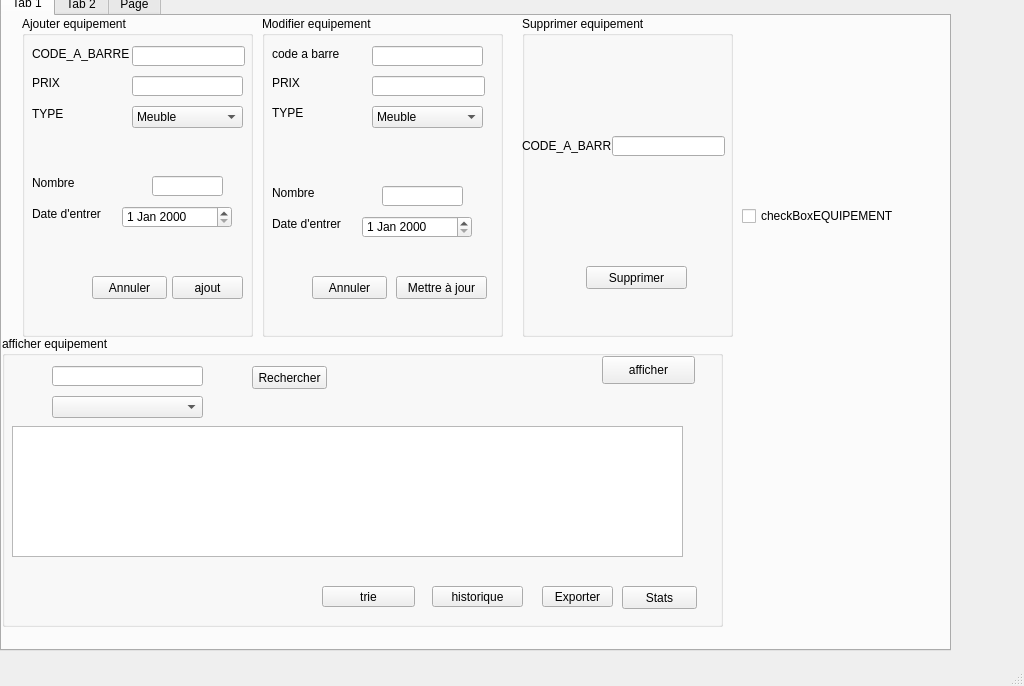
<?xml version="1.0" encoding="UTF-8"?>
<ui version="4.0">
 <class>MainWindow</class>
 <widget class="QMainWindow" name="MainWindow">
  <property name="geometry">
   <rect>
    <x>0</x>
    <y>0</y>
    <width>1024</width>
    <height>686</height>
   </rect>
  </property>
  <property name="windowTitle">
   <string>MainWindow</string>
  </property>
  <widget class="QWidget" name="centralwidget">
   <widget class="QTabWidget" name="tabWidget">
    <property name="geometry">
     <rect>
      <x>0</x>
      <y>-10</y>
      <width>951</width>
      <height>661</height>
     </rect>
    </property>
    <property name="currentIndex">
     <number>0</number>
    </property>
    <widget class="QWidget" name="tab">
     <attribute name="title">
      <string>Tab 1</string>
     </attribute>
     <widget class="QGroupBox" name="groupBox">
      <property name="geometry">
       <rect>
        <x>20</x>
        <y>0</y>
        <width>231</width>
        <height>321</height>
       </rect>
      </property>
      <property name="styleSheet">
       <string notr="true"/>
      </property>
      <property name="title">
       <string>Ajouter equipement</string>
      </property>
      <widget class="QLabel" name="label">
       <property name="geometry">
        <rect>
         <x>10</x>
         <y>30</y>
         <width>101</width>
         <height>16</height>
        </rect>
       </property>
       <property name="text">
        <string>CODE_A_BARRE</string>
       </property>
      </widget>
      <widget class="QLabel" name="label_2">
       <property name="geometry">
        <rect>
         <x>10</x>
         <y>60</y>
         <width>47</width>
         <height>13</height>
        </rect>
       </property>
       <property name="text">
        <string>PRIX</string>
       </property>
      </widget>
      <widget class="QLabel" name="label_3">
       <property name="geometry">
        <rect>
         <x>10</x>
         <y>90</y>
         <width>47</width>
         <height>16</height>
        </rect>
       </property>
       <property name="text">
        <string>TYPE</string>
       </property>
      </widget>
      <widget class="QLabel" name="label_5">
       <property name="geometry">
        <rect>
         <x>10</x>
         <y>160</y>
         <width>47</width>
         <height>13</height>
        </rect>
       </property>
       <property name="text">
        <string>Nombre</string>
       </property>
      </widget>
      <widget class="QLabel" name="label_6">
       <property name="geometry">
        <rect>
         <x>10</x>
         <y>190</y>
         <width>71</width>
         <height>16</height>
        </rect>
       </property>
       <property name="text">
        <string>Date d'entrer</string>
       </property>
      </widget>
      <widget class="QPushButton" name="pushButton">
       <property name="geometry">
        <rect>
         <x>150</x>
         <y>260</y>
         <width>71</width>
         <height>23</height>
        </rect>
       </property>
       <property name="styleSheet">
        <string notr="true"/>
       </property>
       <property name="text">
        <string>ajout</string>
       </property>
      </widget>
      <widget class="QPushButton" name="pushButton_2">
       <property name="geometry">
        <rect>
         <x>70</x>
         <y>260</y>
         <width>75</width>
         <height>23</height>
        </rect>
       </property>
       <property name="styleSheet">
        <string notr="true"/>
       </property>
       <property name="text">
        <string>Annuler</string>
       </property>
      </widget>
      <widget class="QLineEdit" name="lineEdit_CIN">
       <property name="geometry">
        <rect>
         <x>110</x>
         <y>30</y>
         <width>113</width>
         <height>20</height>
        </rect>
       </property>
       <property name="styleSheet">
        <string notr="true"/>
       </property>
       <property name="text">
        <string/>
       </property>
      </widget>
      <widget class="QLineEdit" name="lineEdit_nom">
       <property name="geometry">
        <rect>
         <x>110</x>
         <y>60</y>
         <width>111</width>
         <height>20</height>
        </rect>
       </property>
       <property name="styleSheet">
        <string notr="true"/>
       </property>
       <property name="text">
        <string/>
       </property>
      </widget>
      <widget class="QLineEdit" name="lineEdit_duree">
       <property name="geometry">
        <rect>
         <x>130</x>
         <y>160</y>
         <width>71</width>
         <height>20</height>
        </rect>
       </property>
       <property name="styleSheet">
        <string notr="true"/>
       </property>
       <property name="text">
        <string/>
       </property>
      </widget>
      <widget class="QDateEdit" name="dateEdit">
       <property name="geometry">
        <rect>
         <x>100</x>
         <y>190</y>
         <width>110</width>
         <height>22</height>
        </rect>
       </property>
       <property name="styleSheet">
        <string notr="true"/>
       </property>
      </widget>
      <widget class="QComboBox" name="comboBox_2">
       <property name="geometry">
        <rect>
         <x>110</x>
         <y>90</y>
         <width>111</width>
         <height>22</height>
        </rect>
       </property>
       <item>
        <property name="text">
         <string>Meuble</string>
        </property>
       </item>
       <item>
        <property name="text">
         <string>Caisson d'affichage lumineux</string>
        </property>
       </item>
       <item>
        <property name="text">
         <string>Vitrine d'information</string>
        </property>
       </item>
       <item>
        <property name="text">
         <string>Tenue</string>
        </property>
       </item>
      </widget>
     </widget>
     <widget class="QGroupBox" name="groupBox_2">
      <property name="geometry">
       <rect>
        <x>260</x>
        <y>0</y>
        <width>241</width>
        <height>321</height>
       </rect>
      </property>
      <property name="styleSheet">
       <string notr="true"/>
      </property>
      <property name="title">
       <string>Modifier equipement</string>
      </property>
      <widget class="QLabel" name="label_7">
       <property name="geometry">
        <rect>
         <x>10</x>
         <y>30</y>
         <width>91</width>
         <height>16</height>
        </rect>
       </property>
       <property name="text">
        <string>code a barre</string>
       </property>
      </widget>
      <widget class="QLabel" name="label_8">
       <property name="geometry">
        <rect>
         <x>10</x>
         <y>60</y>
         <width>47</width>
         <height>13</height>
        </rect>
       </property>
       <property name="text">
        <string>PRIX</string>
       </property>
      </widget>
      <widget class="QLabel" name="label_9">
       <property name="geometry">
        <rect>
         <x>10</x>
         <y>90</y>
         <width>47</width>
         <height>13</height>
        </rect>
       </property>
       <property name="text">
        <string>TYPE</string>
       </property>
      </widget>
      <widget class="QLabel" name="label_11">
       <property name="geometry">
        <rect>
         <x>10</x>
         <y>170</y>
         <width>47</width>
         <height>13</height>
        </rect>
       </property>
       <property name="text">
        <string>Nombre</string>
       </property>
      </widget>
      <widget class="QLabel" name="label_12">
       <property name="geometry">
        <rect>
         <x>10</x>
         <y>200</y>
         <width>71</width>
         <height>16</height>
        </rect>
       </property>
       <property name="text">
        <string>Date d'entrer</string>
       </property>
      </widget>
      <widget class="QPushButton" name="pushButton_3">
       <property name="geometry">
        <rect>
         <x>134</x>
         <y>260</y>
         <width>91</width>
         <height>23</height>
        </rect>
       </property>
       <property name="styleSheet">
        <string notr="true"/>
       </property>
       <property name="text">
        <string>Mettre à jour</string>
       </property>
      </widget>
      <widget class="QPushButton" name="pushButton_4">
       <property name="geometry">
        <rect>
         <x>50</x>
         <y>260</y>
         <width>75</width>
         <height>23</height>
        </rect>
       </property>
       <property name="toolTip">
        <string>&lt;html&gt;&lt;head/&gt;&lt;body&gt;&lt;p&gt;QPushButton { color: red }&lt;/p&gt;&lt;p&gt;&lt;br/&gt;&lt;/p&gt;&lt;/body&gt;&lt;/html&gt;</string>
       </property>
       <property name="styleSheet">
        <string notr="true"/>
       </property>
       <property name="text">
        <string>Annuler</string>
       </property>
      </widget>
      <widget class="QLineEdit" name="lineEdit_cinp">
       <property name="geometry">
        <rect>
         <x>110</x>
         <y>30</y>
         <width>111</width>
         <height>20</height>
        </rect>
       </property>
       <property name="styleSheet">
        <string notr="true"/>
       </property>
      </widget>
      <widget class="QLineEdit" name="lineEdit_nomp">
       <property name="geometry">
        <rect>
         <x>110</x>
         <y>60</y>
         <width>113</width>
         <height>20</height>
        </rect>
       </property>
       <property name="styleSheet">
        <string notr="true"/>
       </property>
      </widget>
      <widget class="QLineEdit" name="lineEdit_dureep">
       <property name="geometry">
        <rect>
         <x>120</x>
         <y>170</y>
         <width>81</width>
         <height>20</height>
        </rect>
       </property>
       <property name="styleSheet">
        <string notr="true"/>
       </property>
      </widget>
      <widget class="QDateEdit" name="dateEdit17">
       <property name="geometry">
        <rect>
         <x>100</x>
         <y>200</y>
         <width>110</width>
         <height>22</height>
        </rect>
       </property>
      </widget>
      <widget class="QComboBox" name="comboBox">
       <property name="geometry">
        <rect>
         <x>110</x>
         <y>90</y>
         <width>111</width>
         <height>22</height>
        </rect>
       </property>
       <item>
        <property name="text">
         <string>Meuble</string>
        </property>
       </item>
       <item>
        <property name="text">
         <string>Caisson d'affichage lumineux</string>
        </property>
       </item>
       <item>
        <property name="text">
         <string>Vitrine d'information</string>
        </property>
       </item>
       <item>
        <property name="text">
         <string>Tenue</string>
        </property>
       </item>
      </widget>
     </widget>
     <widget class="QGroupBox" name="groupBox_3">
      <property name="geometry">
       <rect>
        <x>0</x>
        <y>320</y>
        <width>721</width>
        <height>291</height>
       </rect>
      </property>
      <property name="styleSheet">
       <string notr="true"/>
      </property>
      <property name="title">
       <string>afficher equipement</string>
      </property>
      <widget class="QLineEdit" name="lineEdit_11">
       <property name="geometry">
        <rect>
         <x>50</x>
         <y>30</y>
         <width>151</width>
         <height>20</height>
        </rect>
       </property>
       <property name="styleSheet">
        <string notr="true"/>
       </property>
       <property name="text">
        <string/>
       </property>
      </widget>
      <widget class="QPushButton" name="pushButton_5">
       <property name="geometry">
        <rect>
         <x>250</x>
         <y>30</y>
         <width>75</width>
         <height>23</height>
        </rect>
       </property>
       <property name="styleSheet">
        <string notr="true">QPushButton:hover:!pressed { color: red; }
</string>
       </property>
       <property name="text">
        <string>Rechercher</string>
       </property>
      </widget>
      <widget class="QPushButton" name="pushButton_6">
       <property name="geometry">
        <rect>
         <x>540</x>
         <y>250</y>
         <width>71</width>
         <height>21</height>
        </rect>
       </property>
       <property name="styleSheet">
        <string notr="true">QPushButton:hover:!pressed { color: red; }
</string>
       </property>
       <property name="text">
        <string>Exporter</string>
       </property>
      </widget>
      <widget class="QPushButton" name="pushButton_7">
       <property name="geometry">
        <rect>
         <x>620</x>
         <y>250</y>
         <width>75</width>
         <height>23</height>
        </rect>
       </property>
       <property name="styleSheet">
        <string notr="true">QPushButton:hover:!pressed { color: red; }
</string>
       </property>
       <property name="text">
        <string>Stats</string>
       </property>
      </widget>
      <widget class="QTableView" name="tableView_Patient">
       <property name="geometry">
        <rect>
         <x>10</x>
         <y>90</y>
         <width>671</width>
         <height>131</height>
        </rect>
       </property>
       <property name="toolTip">
        <string>&lt;html&gt;&lt;head/&gt;&lt;body&gt;&lt;p&gt;&lt;br/&gt;&lt;/p&gt;&lt;/body&gt;&lt;/html&gt;</string>
       </property>
      </widget>
      <widget class="QPushButton" name="pushButton_8">
       <property name="geometry">
        <rect>
         <x>600</x>
         <y>20</y>
         <width>93</width>
         <height>28</height>
        </rect>
       </property>
       <property name="text">
        <string>afficher</string>
       </property>
      </widget>
      <widget class="QPushButton" name="pushButton_9">
       <property name="geometry">
        <rect>
         <x>430</x>
         <y>250</y>
         <width>91</width>
         <height>21</height>
        </rect>
       </property>
       <property name="text">
        <string>historique</string>
       </property>
      </widget>
      <widget class="QPushButton" name="pushButton_10">
       <property name="geometry">
        <rect>
         <x>320</x>
         <y>250</y>
         <width>93</width>
         <height>21</height>
        </rect>
       </property>
       <property name="text">
        <string>trie</string>
       </property>
      </widget>
      <widget class="QComboBox" name="lineEdit_12">
       <property name="geometry">
        <rect>
         <x>50</x>
         <y>60</y>
         <width>151</width>
         <height>22</height>
        </rect>
       </property>
       <item>
        <property name="text">
         <string/>
        </property>
       </item>
       <item>
        <property name="text">
         <string>Meuble</string>
        </property>
       </item>
       <item>
        <property name="text">
         <string>Caisson d'affichage lumineux</string>
        </property>
       </item>
       <item>
        <property name="text">
         <string>Vitrine d'information</string>
        </property>
       </item>
       <item>
        <property name="text">
         <string>Tenue</string>
        </property>
       </item>
      </widget>
     </widget>
     <widget class="QGroupBox" name="groupBox_7">
      <property name="geometry">
       <rect>
        <x>520</x>
        <y>0</y>
        <width>211</width>
        <height>321</height>
       </rect>
      </property>
      <property name="styleSheet">
       <string notr="true"/>
      </property>
      <property name="title">
       <string>Supprimer equipement</string>
      </property>
      <widget class="QPushButton" name="pushButton_15">
       <property name="geometry">
        <rect>
         <x>64</x>
         <y>250</y>
         <width>101</width>
         <height>23</height>
        </rect>
       </property>
       <property name="styleSheet">
        <string notr="true"/>
       </property>
       <property name="text">
        <string>Supprimer</string>
       </property>
      </widget>
      <widget class="QLabel" name="label_19">
       <property name="geometry">
        <rect>
         <x>0</x>
         <y>120</y>
         <width>91</width>
         <height>20</height>
        </rect>
       </property>
       <property name="text">
        <string>CODE_A_BARRE</string>
       </property>
      </widget>
      <widget class="QLineEdit" name="lineEdit_cin_supp">
       <property name="geometry">
        <rect>
         <x>90</x>
         <y>120</y>
         <width>113</width>
         <height>20</height>
        </rect>
       </property>
       <property name="styleSheet">
        <string notr="true"/>
       </property>
      </widget>
     </widget>
     <widget class="QCheckBox" name="checkBoxEQUIPEMENT">
      <property name="geometry">
       <rect>
        <x>740</x>
        <y>190</y>
        <width>171</width>
        <height>20</height>
       </rect>
      </property>
      <property name="text">
       <string>checkBoxEQUIPEMENT</string>
      </property>
     </widget>
    </widget>
    <widget class="QWidget" name="tab_2">
     <attribute name="title">
      <string>Tab 2</string>
     </attribute>
     <widget class="QCustomPlot" name="widget" native="true">
      <property name="geometry">
       <rect>
        <x>20</x>
        <y>40</y>
        <width>731</width>
        <height>401</height>
       </rect>
      </property>
      <widget class="QLabel" name="label_20">
       <property name="geometry">
        <rect>
         <x>610</x>
         <y>270</y>
         <width>111</width>
         <height>20</height>
        </rect>
       </property>
       <property name="palette">
        <palette>
         <active>
          <colorrole role="WindowText">
           <brush brushstyle="SolidPattern">
            <color alpha="255">
             <red>255</red>
             <green>255</green>
             <blue>255</blue>
            </color>
           </brush>
          </colorrole>
          <colorrole role="Button">
           <brush brushstyle="SolidPattern">
            <color alpha="255">
             <red>57</red>
             <green>114</green>
             <blue>171</blue>
            </color>
           </brush>
          </colorrole>
          <colorrole role="Text">
           <brush brushstyle="SolidPattern">
            <color alpha="255">
             <red>255</red>
             <green>255</green>
             <blue>255</blue>
            </color>
           </brush>
          </colorrole>
          <colorrole role="ButtonText">
           <brush brushstyle="SolidPattern">
            <color alpha="255">
             <red>255</red>
             <green>255</green>
             <blue>255</blue>
            </color>
           </brush>
          </colorrole>
          <colorrole role="Base">
           <brush brushstyle="SolidPattern">
            <color alpha="255">
             <red>57</red>
             <green>114</green>
             <blue>171</blue>
            </color>
           </brush>
          </colorrole>
          <colorrole role="Window">
           <brush brushstyle="SolidPattern">
            <color alpha="255">
             <red>57</red>
             <green>114</green>
             <blue>171</blue>
            </color>
           </brush>
          </colorrole>
          <colorrole role="PlaceholderText">
           <brush brushstyle="NoBrush">
            <color alpha="128">
             <red>255</red>
             <green>255</green>
             <blue>255</blue>
            </color>
           </brush>
          </colorrole>
         </active>
         <inactive>
          <colorrole role="WindowText">
           <brush brushstyle="SolidPattern">
            <color alpha="255">
             <red>255</red>
             <green>255</green>
             <blue>255</blue>
            </color>
           </brush>
          </colorrole>
          <colorrole role="Button">
           <brush brushstyle="SolidPattern">
            <color alpha="255">
             <red>57</red>
             <green>114</green>
             <blue>171</blue>
            </color>
           </brush>
          </colorrole>
          <colorrole role="Text">
           <brush brushstyle="SolidPattern">
            <color alpha="255">
             <red>255</red>
             <green>255</green>
             <blue>255</blue>
            </color>
           </brush>
          </colorrole>
          <colorrole role="ButtonText">
           <brush brushstyle="SolidPattern">
            <color alpha="255">
             <red>255</red>
             <green>255</green>
             <blue>255</blue>
            </color>
           </brush>
          </colorrole>
          <colorrole role="Base">
           <brush brushstyle="SolidPattern">
            <color alpha="255">
             <red>57</red>
             <green>114</green>
             <blue>171</blue>
            </color>
           </brush>
          </colorrole>
          <colorrole role="Window">
           <brush brushstyle="SolidPattern">
            <color alpha="255">
             <red>57</red>
             <green>114</green>
             <blue>171</blue>
            </color>
           </brush>
          </colorrole>
          <colorrole role="PlaceholderText">
           <brush brushstyle="NoBrush">
            <color alpha="128">
             <red>255</red>
             <green>255</green>
             <blue>255</blue>
            </color>
           </brush>
          </colorrole>
         </inactive>
         <disabled>
          <colorrole role="WindowText">
           <brush brushstyle="SolidPattern">
            <color alpha="255">
             <red>255</red>
             <green>255</green>
             <blue>255</blue>
            </color>
           </brush>
          </colorrole>
          <colorrole role="Button">
           <brush brushstyle="SolidPattern">
            <color alpha="255">
             <red>57</red>
             <green>114</green>
             <blue>171</blue>
            </color>
           </brush>
          </colorrole>
          <colorrole role="Text">
           <brush brushstyle="SolidPattern">
            <color alpha="255">
             <red>255</red>
             <green>255</green>
             <blue>255</blue>
            </color>
           </brush>
          </colorrole>
          <colorrole role="ButtonText">
           <brush brushstyle="SolidPattern">
            <color alpha="255">
             <red>255</red>
             <green>255</green>
             <blue>255</blue>
            </color>
           </brush>
          </colorrole>
          <colorrole role="Base">
           <brush brushstyle="SolidPattern">
            <color alpha="255">
             <red>57</red>
             <green>114</green>
             <blue>171</blue>
            </color>
           </brush>
          </colorrole>
          <colorrole role="Window">
           <brush brushstyle="SolidPattern">
            <color alpha="255">
             <red>57</red>
             <green>114</green>
             <blue>171</blue>
            </color>
           </brush>
          </colorrole>
          <colorrole role="PlaceholderText">
           <brush brushstyle="NoBrush">
            <color alpha="128">
             <red>255</red>
             <green>255</green>
             <blue>255</blue>
            </color>
           </brush>
          </colorrole>
         </disabled>
        </palette>
       </property>
       <property name="styleSheet">
        <string notr="true">*{color: rgb(255, 255, 255);}</string>
       </property>
       <property name="text">
        <string>code a barre</string>
       </property>
      </widget>
      <widget class="QLabel" name="label_21">
       <property name="geometry">
        <rect>
         <x>40</x>
         <y>30</y>
         <width>131</width>
         <height>16</height>
        </rect>
       </property>
       <property name="palette">
        <palette>
         <active>
          <colorrole role="WindowText">
           <brush brushstyle="SolidPattern">
            <color alpha="255">
             <red>255</red>
             <green>255</green>
             <blue>255</blue>
            </color>
           </brush>
          </colorrole>
          <colorrole role="Button">
           <brush brushstyle="SolidPattern">
            <color alpha="255">
             <red>57</red>
             <green>114</green>
             <blue>171</blue>
            </color>
           </brush>
          </colorrole>
          <colorrole role="Text">
           <brush brushstyle="SolidPattern">
            <color alpha="255">
             <red>255</red>
             <green>255</green>
             <blue>255</blue>
            </color>
           </brush>
          </colorrole>
          <colorrole role="ButtonText">
           <brush brushstyle="SolidPattern">
            <color alpha="255">
             <red>255</red>
             <green>255</green>
             <blue>255</blue>
            </color>
           </brush>
          </colorrole>
          <colorrole role="Base">
           <brush brushstyle="SolidPattern">
            <color alpha="255">
             <red>57</red>
             <green>114</green>
             <blue>171</blue>
            </color>
           </brush>
          </colorrole>
          <colorrole role="Window">
           <brush brushstyle="SolidPattern">
            <color alpha="255">
             <red>57</red>
             <green>114</green>
             <blue>171</blue>
            </color>
           </brush>
          </colorrole>
          <colorrole role="PlaceholderText">
           <brush brushstyle="NoBrush">
            <color alpha="128">
             <red>255</red>
             <green>255</green>
             <blue>255</blue>
            </color>
           </brush>
          </colorrole>
         </active>
         <inactive>
          <colorrole role="WindowText">
           <brush brushstyle="SolidPattern">
            <color alpha="255">
             <red>255</red>
             <green>255</green>
             <blue>255</blue>
            </color>
           </brush>
          </colorrole>
          <colorrole role="Button">
           <brush brushstyle="SolidPattern">
            <color alpha="255">
             <red>57</red>
             <green>114</green>
             <blue>171</blue>
            </color>
           </brush>
          </colorrole>
          <colorrole role="Text">
           <brush brushstyle="SolidPattern">
            <color alpha="255">
             <red>255</red>
             <green>255</green>
             <blue>255</blue>
            </color>
           </brush>
          </colorrole>
          <colorrole role="ButtonText">
           <brush brushstyle="SolidPattern">
            <color alpha="255">
             <red>255</red>
             <green>255</green>
             <blue>255</blue>
            </color>
           </brush>
          </colorrole>
          <colorrole role="Base">
           <brush brushstyle="SolidPattern">
            <color alpha="255">
             <red>57</red>
             <green>114</green>
             <blue>171</blue>
            </color>
           </brush>
          </colorrole>
          <colorrole role="Window">
           <brush brushstyle="SolidPattern">
            <color alpha="255">
             <red>57</red>
             <green>114</green>
             <blue>171</blue>
            </color>
           </brush>
          </colorrole>
          <colorrole role="PlaceholderText">
           <brush brushstyle="NoBrush">
            <color alpha="128">
             <red>255</red>
             <green>255</green>
             <blue>255</blue>
            </color>
           </brush>
          </colorrole>
         </inactive>
         <disabled>
          <colorrole role="WindowText">
           <brush brushstyle="SolidPattern">
            <color alpha="255">
             <red>255</red>
             <green>255</green>
             <blue>255</blue>
            </color>
           </brush>
          </colorrole>
          <colorrole role="Button">
           <brush brushstyle="SolidPattern">
            <color alpha="255">
             <red>57</red>
             <green>114</green>
             <blue>171</blue>
            </color>
           </brush>
          </colorrole>
          <colorrole role="Text">
           <brush brushstyle="SolidPattern">
            <color alpha="255">
             <red>255</red>
             <green>255</green>
             <blue>255</blue>
            </color>
           </brush>
          </colorrole>
          <colorrole role="ButtonText">
           <brush brushstyle="SolidPattern">
            <color alpha="255">
             <red>255</red>
             <green>255</green>
             <blue>255</blue>
            </color>
           </brush>
          </colorrole>
          <colorrole role="Base">
           <brush brushstyle="SolidPattern">
            <color alpha="255">
             <red>57</red>
             <green>114</green>
             <blue>171</blue>
            </color>
           </brush>
          </colorrole>
          <colorrole role="Window">
           <brush brushstyle="SolidPattern">
            <color alpha="255">
             <red>57</red>
             <green>114</green>
             <blue>171</blue>
            </color>
           </brush>
          </colorrole>
          <colorrole role="PlaceholderText">
           <brush brushstyle="NoBrush">
            <color alpha="128">
             <red>255</red>
             <green>255</green>
             <blue>255</blue>
            </color>
           </brush>
          </colorrole>
         </disabled>
        </palette>
       </property>
       <property name="styleSheet">
        <string notr="true">*{color: rgb(255, 255, 255);}</string>
       </property>
       <property name="text">
        <string>type des equipement</string>
       </property>
      </widget>
     </widget>
     <widget class="QPushButton" name="on_stat">
      <property name="geometry">
       <rect>
        <x>780</x>
        <y>230</y>
        <width>93</width>
        <height>28</height>
       </rect>
      </property>
      <property name="text">
       <string>statistique</string>
      </property>
     </widget>
    </widget>
    <widget class="QWidget" name="tab_3">
     <attribute name="title">
      <string>Page</string>
     </attribute>
    </widget>
   </widget>
  </widget>
  <widget class="QMenuBar" name="menubar">
   <property name="geometry">
    <rect>
     <x>0</x>
     <y>0</y>
     <width>1024</width>
     <height>26</height>
    </rect>
   </property>
  </widget>
  <widget class="QStatusBar" name="statusbar"/>
 </widget>
 <customwidgets>
  <customwidget>
   <class>QCustomPlot</class>
   <extends>QWidget</extends>
   <header>qcustomplot.h</header>
   <container>1</container>
  </customwidget>
 </customwidgets>
 <resources/>
 <connections/>
</ui>
